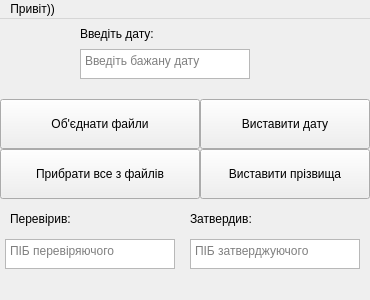
<?xml version="1.0" encoding="UTF-8"?>
<ui version="4.0">
 <class>MainWindow</class>
 <widget class="QMainWindow" name="MainWindow">
  <property name="enabled">
   <bool>true</bool>
  </property>
  <property name="geometry">
   <rect>
    <x>0</x>
    <y>0</y>
    <width>370</width>
    <height>300</height>
   </rect>
  </property>
  <property name="minimumSize">
   <size>
    <width>0</width>
    <height>0</height>
   </size>
  </property>
  <property name="baseSize">
   <size>
    <width>350</width>
    <height>0</height>
   </size>
  </property>
  <property name="windowTitle">
   <string>merge&amp;date</string>
  </property>
  <property name="locale">
   <locale language="Ukrainian" country="Ukraine"/>
  </property>
  <widget class="QWidget" name="centralwidget">
   <widget class="QTextEdit" name="textEdit">
    <property name="geometry">
     <rect>
      <x>80</x>
      <y>30</y>
      <width>170</width>
      <height>30</height>
     </rect>
    </property>
    <property name="minimumSize">
     <size>
      <width>170</width>
      <height>20</height>
     </size>
    </property>
    <property name="baseSize">
     <size>
      <width>130</width>
      <height>20</height>
     </size>
    </property>
    <property name="placeholderText">
     <string>Введіть бажану дату</string>
    </property>
   </widget>
   <widget class="QPushButton" name="pushButton_2">
    <property name="geometry">
     <rect>
      <x>0</x>
      <y>80</y>
      <width>200</width>
      <height>50</height>
     </rect>
    </property>
    <property name="minimumSize">
     <size>
      <width>200</width>
      <height>50</height>
     </size>
    </property>
    <property name="maximumSize">
     <size>
      <width>85</width>
      <height>25</height>
     </size>
    </property>
    <property name="baseSize">
     <size>
      <width>80</width>
      <height>20</height>
     </size>
    </property>
    <property name="text">
     <string>Об'єднати файли</string>
    </property>
   </widget>
   <widget class="QPushButton" name="pushButton">
    <property name="geometry">
     <rect>
      <x>200</x>
      <y>80</y>
      <width>170</width>
      <height>50</height>
     </rect>
    </property>
    <property name="minimumSize">
     <size>
      <width>170</width>
      <height>50</height>
     </size>
    </property>
    <property name="maximumSize">
     <size>
      <width>80</width>
      <height>20</height>
     </size>
    </property>
    <property name="text">
     <string>Виставити дату</string>
    </property>
   </widget>
   <widget class="QLabel" name="label">
    <property name="geometry">
     <rect>
      <x>80</x>
      <y>5</y>
      <width>100</width>
      <height>20</height>
     </rect>
    </property>
    <property name="minimumSize">
     <size>
      <width>100</width>
      <height>20</height>
     </size>
    </property>
    <property name="text">
     <string>Введіть дату:</string>
    </property>
   </widget>
   <widget class="QPushButton" name="pushButton_3">
    <property name="geometry">
     <rect>
      <x>0</x>
      <y>130</y>
      <width>200</width>
      <height>50</height>
     </rect>
    </property>
    <property name="minimumSize">
     <size>
      <width>200</width>
      <height>50</height>
     </size>
    </property>
    <property name="maximumSize">
     <size>
      <width>85</width>
      <height>25</height>
     </size>
    </property>
    <property name="baseSize">
     <size>
      <width>80</width>
      <height>20</height>
     </size>
    </property>
    <property name="text">
     <string>Прибрати все з файлів</string>
    </property>
   </widget>
   <widget class="QPushButton" name="pushButton_4">
    <property name="geometry">
     <rect>
      <x>200</x>
      <y>130</y>
      <width>170</width>
      <height>50</height>
     </rect>
    </property>
    <property name="minimumSize">
     <size>
      <width>170</width>
      <height>50</height>
     </size>
    </property>
    <property name="maximumSize">
     <size>
      <width>80</width>
      <height>20</height>
     </size>
    </property>
    <property name="text">
     <string>Виставити прізвища</string>
    </property>
   </widget>
   <widget class="QTextEdit" name="textEdit_2">
    <property name="geometry">
     <rect>
      <x>5</x>
      <y>220</y>
      <width>170</width>
      <height>30</height>
     </rect>
    </property>
    <property name="minimumSize">
     <size>
      <width>170</width>
      <height>20</height>
     </size>
    </property>
    <property name="baseSize">
     <size>
      <width>130</width>
      <height>20</height>
     </size>
    </property>
    <property name="placeholderText">
     <string>ПІБ перевіряючого</string>
    </property>
   </widget>
   <widget class="QTextEdit" name="textEdit_3">
    <property name="geometry">
     <rect>
      <x>190</x>
      <y>220</y>
      <width>170</width>
      <height>30</height>
     </rect>
    </property>
    <property name="minimumSize">
     <size>
      <width>170</width>
      <height>20</height>
     </size>
    </property>
    <property name="baseSize">
     <size>
      <width>130</width>
      <height>20</height>
     </size>
    </property>
    <property name="placeholderText">
     <string>ПІБ затверджуючого</string>
    </property>
   </widget>
   <widget class="QLabel" name="label_2">
    <property name="geometry">
     <rect>
      <x>10</x>
      <y>190</y>
      <width>100</width>
      <height>20</height>
     </rect>
    </property>
    <property name="minimumSize">
     <size>
      <width>100</width>
      <height>20</height>
     </size>
    </property>
    <property name="maximumSize">
     <size>
      <width>100</width>
      <height>20</height>
     </size>
    </property>
    <property name="text">
     <string>Перевірив:</string>
    </property>
   </widget>
   <widget class="QLabel" name="label_3">
    <property name="geometry">
     <rect>
      <x>190</x>
      <y>190</y>
      <width>100</width>
      <height>20</height>
     </rect>
    </property>
    <property name="minimumSize">
     <size>
      <width>100</width>
      <height>20</height>
     </size>
    </property>
    <property name="maximumSize">
     <size>
      <width>100</width>
      <height>20</height>
     </size>
    </property>
    <property name="text">
     <string>Затвердив:</string>
    </property>
   </widget>
  </widget>
  <widget class="QMenuBar" name="menubar">
   <property name="geometry">
    <rect>
     <x>0</x>
     <y>0</y>
     <width>370</width>
     <height>18</height>
    </rect>
   </property>
   <widget class="QMenu" name="menu">
    <property name="title">
     <string>Привіт))</string>
    </property>
   </widget>
   <addaction name="menu"/>
  </widget>
 </widget>
 <resources/>
 <connections/>
</ui>
